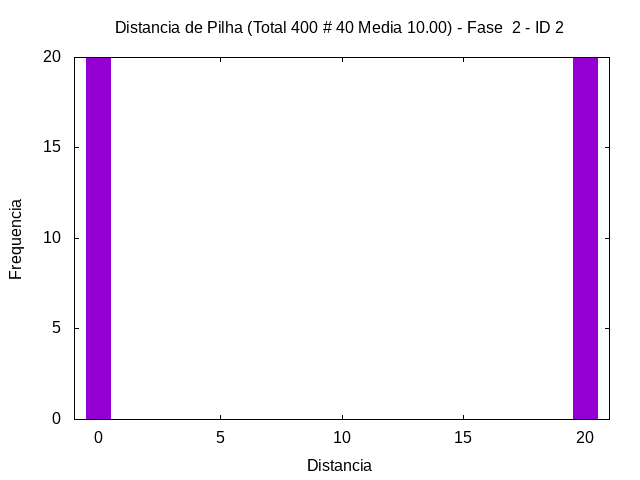

Here is the gnuplot script that generated this plot:
set term png
set output "../out/soma-hist-2-2.png"
set style fill solid 1.0
set title "Distancia de Pilha (Total 400 # 40 Media 10.00) - Fase  2 - ID 2"
set xlabel "Distancia"
set ylabel "Frequencia"
plot [-1:21] "../out/soma-hist-2-2.gpdat" u 3:4 w boxes t ""
